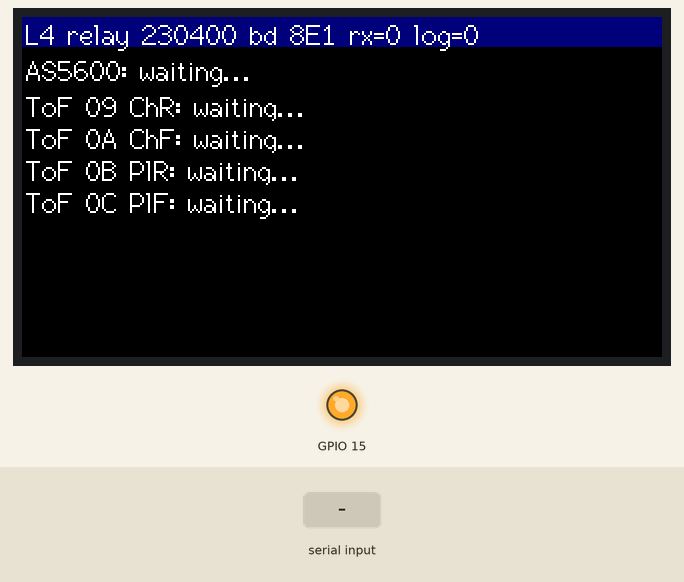
This program was run on a simulated ESP32-S3. On the bench: 320×170 colour display, output pins drawn as LEDs (lit = HIGH). The inputs (shaded band) are chosen by the test bench. The modem accepts every AT command (registered, SIM ready, sends succeed) and sends nothing else; pins used as bus, display or sensor lines are not drawn; what the program prints to the serial monitor is not drawn.

Above: at 1.5 s.
1.6 s: "1" received over the second serial link
3.1 s: "0" received over the second serial link
4.6 s: "2" received over the second serial link
At 11.8 s:
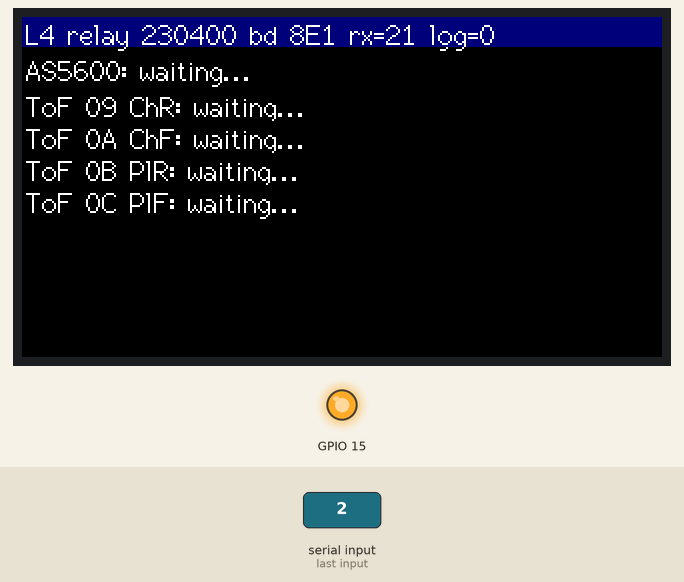
Timing chart, 0 to 12.1 s (numbered marks = the images above; inputs shaded):
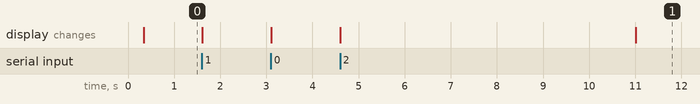

The program:

main.cpp
```cpp
// Test relay firmware for the L4 sensor bench (ticket #73).
// LilyGo T-Display S3: receives controller network_bridge UART
// (230400 8E1, V1 display profile) on Serial1 (RX=21, TX=16, pins from
// the reference ShuttleDisplay firmware).
//   - Every received byte is relayed raw to USB CDC (host log capture).
//   - Status panel on the ST7789 170x320 panel: AS5600 health/angle and
//     per-role ToF distance/validity from MSG_SENSORS (0x02) and
//     MSG_AS5600_HEALTH (0x09). Logs stay on the COM channel; the panel
//     redraws only rows whose value changed (no flicker).
// Bench tooling only, not production firmware.

#include <Arduino.h>
#include <TFT_eSPI.h>

#define CTRL_BAUD 230400
#define RX1_PIN   21
#define TX1_PIN   16

#define SYNC1 0xBB
#define SYNC2 0xCC

#define MSG_SENSORS        0x02
#define MSG_REQ_SENSORS    0x05
#define MSG_AS5600_HEALTH  0x09
#define MSG_REQ_AS5600_HEALTH 0x0A
#define MSG_LOG            0x10

#define HW_FLAG_TOF_CH_F_VALID  (1U << 10)
#define HW_FLAG_TOF_CH_R_VALID  (1U << 11)
#define HW_FLAG_TOF_PAL_F_VALID (1U << 12)
#define HW_FLAG_TOF_PAL_R_VALID (1U << 13)
#define HW_FLAG_AS5600_VALID    (1U << 14)

#define HDR_LEN     6 // sync1 sync2 msgID targetID seq length
#define MAX_PAYLOAD 120 // PROTOCOL_MAX_FRAME_SIZE(128) - HDR_LEN(6) - CRC(2)
#define MAX_FRAME   128

#define TOF_ROLES 4

static const uint8_t kTofAddr[TOF_ROLES]    = {0x09, 0x0A, 0x0B, 0x0C};
static const char *const kTofRole[TOF_ROLES] = {"ChR", "ChF", "PlR", "PlF"};

static TFT_eSPI tft;
static uint32_t rxBytes = 0;
static uint32_t logFrames = 0;

// --- Sensor state (updated by frame parser) ---
static uint16_t asAngleRaw = 0;
static uint8_t  asFlags = 0;
static uint32_t asFailures = 0;
static uint32_t asSuccesses = 0;
static bool     hasAsHealth = false;
static uint16_t tofDist[TOF_ROLES]  = {0, 0, 0, 0};
static bool     tofValid[TOF_ROLES] = {false, false, false, false};
static bool     hasSensors = false;

// --- Frame parser (byte-driven state machine) ---
static uint8_t rxBuf[MAX_FRAME];
static size_t rxIndex = 0;
static size_t frameLen = 0;
static bool haveLen = false;

static uint16_t updateCRC16(uint16_t crc, uint8_t b)
{
    crc ^= (uint16_t)b << 8;
    for (uint8_t j = 0; j < 8; ++j)
    {
        if (crc & 0x8000)
            crc = (crc << 1) ^ 0x1021;
        else
            crc <<= 1;
    }
    return crc;
}

static void parserReset(void)
{
    rxIndex = 0;
    haveLen = false;
}

// Send a request frame: 0xBB 0xCC msgID targetID=0 seq length=0 + CRC.
// SENSORS and AS5600_HEALTH are pushed only on request (Cntrl_V2.ino
// processPacket: MSG_REQ_SENSORS / MSG_REQ_AS5600_HEALTH).
static uint8_t reqSeq = 0;

static void sendRequest(uint8_t msgID)
{
    uint8_t f[8];
    f[0] = SYNC1;
    f[1] = SYNC2;
    f[2] = msgID;
    f[3] = 0x00; // TARGET_ID_NONE: direct UART line
    f[4] = reqSeq++;
    f[5] = 0x00; // length: empty payload
    uint16_t crc = 0xFFFF;
    for (int i = 0; i < 6; ++i)
        crc = updateCRC16(crc, f[i]);
    f[6] = (uint8_t)(crc & 0xFF);
    f[7] = (uint8_t)(crc >> 8);
    Serial1.write(f, sizeof(f));
    Serial1.flush();
}

static void renderSensorsFrame(void)
{
    // SensorPacket, 16 B little-endian: distF distR distPltF distPltR
    // angle lifterCurrent temperature_dC hardwareFlags
    uint8_t *p = rxBuf + HDR_LEN;
    uint16_t distF    = (uint16_t)(p[0] | (p[1] << 8));
    uint16_t distR    = (uint16_t)(p[2] | (p[3] << 8));
    uint16_t distPltF = (uint16_t)(p[4] | (p[5] << 8));
    uint16_t distPltR = (uint16_t)(p[6] | (p[7] << 8));
    uint16_t hwFlags  = (uint16_t)(p[14] | (p[15] << 8));

    // Role wiring: ChR=0x09<-distR, ChF=0x0A<-distF, PlR=0x0B<-distPltR,
    // PlF=0x0C<-distPltF
    tofDist[0] = distR;
    tofDist[1] = distF;
    tofDist[2] = distPltR;
    tofDist[3] = distPltF;
    tofValid[0] = (hwFlags & HW_FLAG_TOF_CH_R_VALID) != 0;
    tofValid[1] = (hwFlags & HW_FLAG_TOF_CH_F_VALID) != 0;
    tofValid[2] = (hwFlags & HW_FLAG_TOF_PAL_R_VALID) != 0;
    tofValid[3] = (hwFlags & HW_FLAG_TOF_PAL_F_VALID) != 0;
    hasSensors = true;
}

static void renderAs5600Frame(void)
{
    // As5600HealthPacket, 21 B little-endian
    uint8_t *p = rxBuf + HDR_LEN;
    asAngleRaw = (uint16_t)(p[8] | (p[9] << 8));
    asFlags    = p[15];
    asFailures = (uint32_t)p[18];
    asSuccesses = (uint32_t)p[19];
    hasAsHealth = true;
}

static void renderLogFrame(void)
{
    uint8_t msgID = rxBuf[2];
    uint8_t len   = rxBuf[5];
    size_t total  = HDR_LEN + (size_t)len + 2;

    uint16_t crc = 0xFFFF;
    for (size_t i = 0; i < total - 2; ++i)
        crc = updateCRC16(crc, rxBuf[i]);
    if ((uint8_t)(crc & 0xFF) != rxBuf[total - 2] || (uint8_t)(crc >> 8) != rxBuf[total - 1])
        return; // corrupt frame: dropped (raw bytes still relayed)

    if (msgID == MSG_SENSORS && len >= 16)
    {
        renderSensorsFrame();
        return;
    }
    if (msgID == MSG_AS5600_HEALTH && len >= 21)
    {
        renderAs5600Frame();
        return;
    }
    if (msgID == MSG_LOG && len >= 2)
        ++logFrames;
}

static void parserFeed(uint8_t b)
{
    if (!haveLen)
    {
        rxBuf[rxIndex++] = b;
        if (rxIndex == 1)
        {
            if (b != SYNC1)
                rxIndex = 0;
        }
        else if (rxIndex == 2)
        {
            if (b != SYNC2)
            {
                rxBuf[0] = b;
                rxIndex = (b == SYNC1) ? 1 : 0;
            }
        }
        else if (rxIndex == HDR_LEN)
        {
            uint8_t len = rxBuf[5];
            if ((size_t)len > MAX_FRAME - HDR_LEN - 2)
            {
                rxBuf[0] = rxBuf[HDR_LEN - 1];
                rxIndex  = (rxBuf[0] == SYNC1) ? 1 : 0;
                haveLen  = false;
                return;
            }
            frameLen = HDR_LEN + (size_t)len + 2;
            haveLen  = true;
        }
    }
    else
    {
        rxBuf[rxIndex++] = b;
        if (rxIndex >= frameLen)
        {
            renderLogFrame();
            parserReset();
        }
    }
}

// --- Status panel (row-cached: only changed rows are redrawn) ---
#define PANEL_ROWS 6
#define PANEL_ROW_H 15

struct RowCache
{
    uint32_t bg;
    char     text[48];
    bool     dirty;
};

static RowCache rowCache[PANEL_ROWS];
static const int rowY[PANEL_ROWS] = {0, 18, 36, 52, 68, 84};

static void drawRow(int row, uint32_t bg, const char *fmt, ...)
{
    char buf[48];
    va_list args;
    va_start(args, fmt);
    vsnprintf(buf, sizeof(buf), fmt, args);
    va_end(args);

    RowCache &c = rowCache[row];
    if (!c.dirty && c.bg == bg && strcmp(c.text, buf) == 0)
        return; // unchanged: keep the panel silent

    tft.fillRect(0, rowY[row], 320, PANEL_ROW_H, bg);
    tft.setCursor(2, rowY[row] + 1);
    tft.print(buf);
    c.bg    = bg;
    c.dirty = false;
    snprintf(c.text, sizeof(c.text), "%s", buf);
}

static void redrawPanel(void)
{
    char fl[24] = "-";
    size_t o = 0;
    if (asFlags & 0x01) o += (size_t)snprintf(fl + o, sizeof(fl) - o, "RESP ");
    if (asFlags & 0x02) o += (size_t)snprintf(fl + o, sizeof(fl) - o, "ANGLE ");
    if (asFlags & 0x04) o += (size_t)snprintf(fl + o, sizeof(fl) - o, "MAG ");
    if (asFlags & 0x08) o += (size_t)snprintf(fl + o, sizeof(fl) - o, "WEAK ");
    if (asFlags & 0x10) o += (size_t)snprintf(fl + o, sizeof(fl) - o, "STRONG ");

    drawRow(0, TFT_NAVY, "L4 relay %u bd 8E1 rx=%lu log=%lu",
            (unsigned)CTRL_BAUD, (unsigned long)rxBytes, (unsigned long)logFrames);

    if (hasAsHealth)
        drawRow(1, TFT_BLACK, "AS5600 raw=%u [%s] cFail=%lu cSucc=%lu",
                (unsigned)asAngleRaw, fl, (unsigned long)asFailures,
                (unsigned long)asSuccesses);
    else
        drawRow(1, TFT_BLACK, "AS5600: waiting...");

    for (int i = 0; i < TOF_ROLES; ++i)
    {
        if (hasSensors)
        {
            if (tofValid[i])
                drawRow(2 + i, TFT_BLACK, "ToF %02X %s: %u mm",
                        (unsigned)kTofAddr[i], kTofRole[i], (unsigned)tofDist[i]);
            else
                drawRow(2 + i, TFT_MAROON, "ToF %02X %s: invalid",
                        (unsigned)kTofAddr[i], kTofRole[i]);
        }
        else
        {
            drawRow(2 + i, TFT_BLACK, "ToF %02X %s: waiting...",
                    (unsigned)kTofAddr[i], kTofRole[i]);
        }
    }
}

void setup(void)
{
    pinMode(15, OUTPUT);
    pinMode(TFT_BL, OUTPUT);
    delay(100);
    digitalWrite(15, HIGH);
    digitalWrite(TFT_BL, HIGH);
    tft.init();
    tft.setRotation(3);
    tft.setSwapBytes(true);
    tft.setTextColor(TFT_WHITE);
    tft.setTextSize(1);
    tft.setTextFont(2);
    tft.fillScreen(TFT_BLACK);
    redrawPanel();

    Serial1.begin(CTRL_BAUD, SERIAL_8E1, RX1_PIN, TX1_PIN);
    Serial1.setTimeout(100);
    Serial.begin(115200); // USB CDC: raw relay only, no banner
    redrawPanel();
}

void loop(void)
{
    // Periodic request polling: SENSORS (0x05) and AS5600_HEALTH (0x0A)
    // are pushed only on request; alternate every 500 ms.
    static uint32_t lastReqMs = 0;
    uint32_t nowMs = millis();
    if (nowMs - lastReqMs >= 500)
    {
        lastReqMs = nowMs;
        sendRequest((nowMs / 500) & 1 ? MSG_REQ_SENSORS : MSG_REQ_AS5600_HEALTH);
    }

    int n = Serial1.available();
    if (n > 0)
    {
        uint8_t chunk[64];
        while (n > 0)
        {
            int take = n > (int)sizeof(chunk) ? (int)sizeof(chunk) : n;
            int got  = Serial1.readBytes(chunk, take);
            if (got > 0)
            {
                Serial.write(chunk, (size_t)got); // raw relay to CDC
                for (int i = 0; i < got; ++i)
                    parserFeed(chunk[i]);
                rxBytes += (uint32_t)got;
            }
            n = Serial1.available();
        }
        redrawPanel();
    }

    redrawPanel();
}
```

Measured:
- after the input at 4.6 s, the display: first changes at once (image 1 shows a later state)
